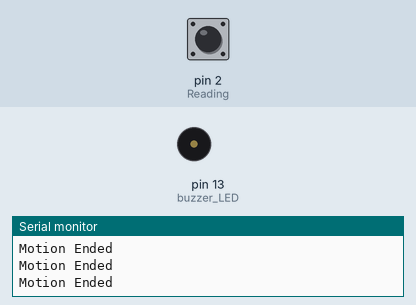
Simulated run of this sketch. Board: Arduino Uno, built with avr-gcc and run on an emulated ATmega328P. On the bench: buzzer (waves = sounding, pin HIGH), the last lines printed to the serial monitor. The inputs (shaded band) are chosen by the test bench; at power-on: pin 2 (Reading) LOW.

Above: at 1.2 s.
1.3 s: pin 2 (Reading) driven HIGH
At 1.39 s:
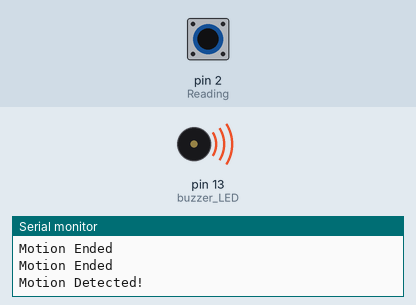
4.3 s: pin 2 (Reading) driven LOW
At 5.4 s:
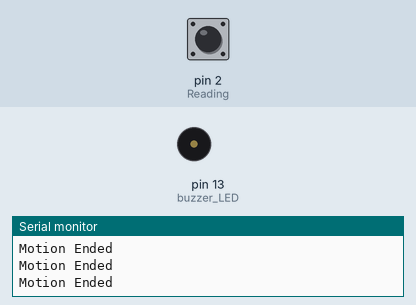
7.3 s: pin 2 (Reading) pulsed HIGH 2 times (0.12 s each, 0.3 s apart)
At 7.4 s:
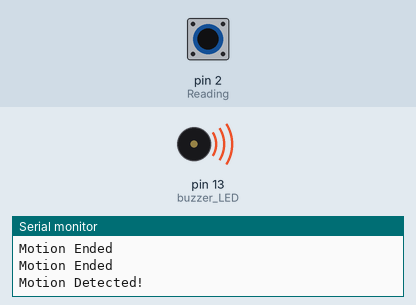
10.9 s: pin 2 (Reading) pulsed HIGH 5 times (0.12 s each, 0.3 s apart)
At 13.3 s:
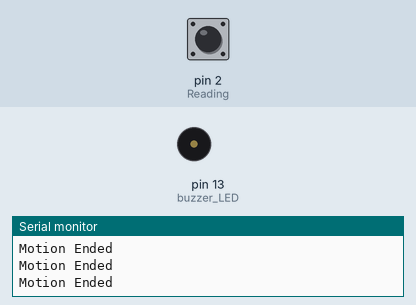
Timing chart, 0 to 14.8 s (numbered marks = the images above; inputs shaded):
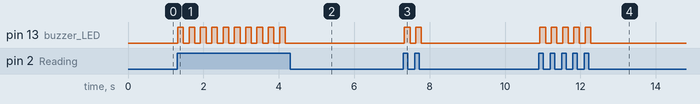

Measured:
- after the input at 1.3 s, pin 13 (buzzer_LED): alternates HIGH for 0.15 s and LOW for 0.15 s, starting at once
- after the input at 4.3 s, pin 13 (buzzer_LED): stops changing and stays LOW
- after the input at 7.3 s, pin 13 (buzzer_LED): alternates HIGH for 0.15 s and LOW for 0.15 s, 4 changes in all, then stays LOW, starting at once
- after the input at 10.9 s, pin 13 (buzzer_LED): alternates HIGH for 0.15 s and LOW for 0.15 s, 10 changes in all, then stays LOW, starting at once

The sketch:

PIRmotion.ino
```cpp
int buzzer_LED = 13;
int Reading = 2;
int val = 0;

void setup(){
  Serial.begin(9600);
  pinMode(buzzer_LED, OUTPUT);
  pinMode(Reading, INPUT);
}

void loop(){
  val = digitalRead(Reading);
  if (val == HIGH){
    Serial.println("Motion Detected!");
    digitalWrite(buzzer_LED, HIGH);
    delay(150);
    digitalWrite(buzzer_LED, LOW);
    delay(150);
  }
  else{
    Serial.println("Motion Ended");
    digitalWrite(buzzer_LED, LOW);
  }
}
```
